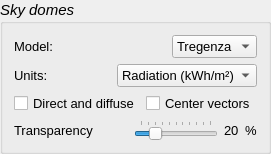
              <widget class="QGroupBox" name="groupBox_sky_domes">
               <property name="sizePolicy">
                <sizepolicy hsizetype="Minimum" vsizetype="Maximum">
                 <horstretch>0</horstretch>
                 <verstretch>0</verstretch>
                </sizepolicy>
               </property>
               <property name="font">
                <font>
                 <pointsize>11</pointsize>
                 <italic>true</italic>
                </font>
               </property>
               <property name="title">
                <string>Sky domes</string>
               </property>
               <layout class="QGridLayout" name="gridLayout_12">
                <item row="0" column="0">
                 <layout class="QVBoxLayout" name="verticalLayout_10">
                  <item>
                   <layout class="QHBoxLayout" name="horizontalLayout_6">
                    <item>
                     <widget class="QLabel" name="label_model">
                      <property name="enabled">
                       <bool>true</bool>
                      </property>
                      <property name="font">
                       <font>
                        <family>Arial</family>
                        <pointsize>10</pointsize>
                        <italic>false</italic>
                       </font>
                      </property>
                      <property name="text">
                       <string>Model:</string>
                      </property>
                     </widget>
                    </item>
                    <item>
                     <spacer name="horizontalSpacer_5">
                      <property name="orientation">
                       <enum>Qt::Horizontal</enum>
                      </property>
                      <property name="sizeHint" stdset="0">
                       <size>
                        <width>40</width>
                        <height>20</height>
                       </size>
                      </property>
                     </spacer>
                    </item>
                    <item>
                     <widget class="QComboBox" name="comboBox_model">
                      <property name="enabled">
                       <bool>true</bool>
                      </property>
                      <property name="font">
                       <font>
                        <family>Arial</family>
                        <pointsize>10</pointsize>
                        <italic>false</italic>
                       </font>
                      </property>
                      <property name="toolTip">
                       <string>Choose between the low-resolution model (Tregenza)
or high-resolution (Reinhart) one.
Keep in mind that the Reinhart model can take 
considerable time to calculate its values.</string>
                      </property>
                      <item>
                       <property name="text">
                        <string>Tregenza</string>
                       </property>
                      </item>
                      <item>
                       <property name="text">
                        <string>Reinhart</string>
                       </property>
                      </item>
                     </widget>
                    </item>
                   </layout>
                  </item>
                  <item>
                   <layout class="QHBoxLayout" name="horizontalLayout_7">
                    <item>
                     <widget class="QLabel" name="label_Units">
                      <property name="enabled">
                       <bool>true</bool>
                      </property>
                      <property name="font">
                       <font>
                        <pointsize>10</pointsize>
                        <italic>false</italic>
                       </font>
                      </property>
                      <property name="text">
                       <string>Units:</string>
                      </property>
                     </widget>
                    </item>
                    <item>
                     <spacer name="horizontalSpacer_8">
                      <property name="orientation">
                       <enum>Qt::Horizontal</enum>
                      </property>
                      <property name="sizeHint" stdset="0">
                       <size>
                        <width>40</width>
                        <height>20</height>
                       </size>
                      </property>
                     </spacer>
                    </item>
                    <item>
                     <widget class="QComboBox" name="comboBox_units">
                      <property name="enabled">
                       <bool>true</bool>
                      </property>
                      <property name="font">
                       <font>
                        <pointsize>10</pointsize>
                        <italic>false</italic>
                       </font>
                      </property>
                      <property name="toolTip">
                       <string>Indicate whether the sky dome should be plotted with
units of total Radiation (kWh/m2) or with units of
average Irradiance (W/m2).</string>
                      </property>
                      <item>
                       <property name="text">
                        <string>Radiation (kWh/m²)</string>
                       </property>
                      </item>
                      <item>
                       <property name="text">
                        <string>Irradiance (W/m²)</string>
                       </property>
                      </item>
                     </widget>
                    </item>
                   </layout>
                  </item>
                  <item>
                   <layout class="QHBoxLayout" name="horizontalLayout_2">
                    <item>
                     <widget class="QCheckBox" name="checkBox_direct_diffuse">
                      <property name="enabled">
                       <bool>true</bool>
                      </property>
                      <property name="font">
                       <font>
                        <pointsize>10</pointsize>
                        <italic>false</italic>
                       </font>
                      </property>
                      <property name="toolTip">
                       <string>Enable it to visualize the direct and diffuse domes values.</string>
                      </property>
                      <property name="text">
                       <string>Direct and diffuse</string>
                      </property>
                     </widget>
                    </item>
                    <item>
                     <widget class="QCheckBox" name="checkBox_center_vectors">
                      <property name="font">
                       <font>
                        <pointsize>10</pointsize>
                        <italic>false</italic>
                       </font>
                      </property>
                      <property name="toolTip">
                       <string>Enable it to visualize the center vector of each dome patch.</string>
                      </property>
                      <property name="text">
                       <string>Center vectors</string>
                      </property>
                     </widget>
                    </item>
                   </layout>
                  </item>
                  <item>
                   <layout class="QHBoxLayout" name="horizontalLayout_10">
                    <item>
                     <widget class="QLabel" name="label_5Transparency">
                      <property name="enabled">
                       <bool>true</bool>
                      </property>
                      <property name="font">
                       <font>
                        <pointsize>10</pointsize>
                        <italic>false</italic>
                       </font>
                      </property>
                      <property name="text">
                       <string>Transparency</string>
                      </property>
                     </widget>
                    </item>
                    <item>
                     <spacer name="horizontalSpacer_9">
                      <property name="orientation">
                       <enum>Qt::Horizontal</enum>
                      </property>
                      <property name="sizeType">
                       <enum>QSizePolicy::Fixed</enum>
                      </property>
                      <property name="sizeHint" stdset="0">
                       <size>
                        <width>35</width>
                        <height>20</height>
                       </size>
                      </property>
                     </spacer>
                    </item>
                    <item>
                     <widget class="QSlider" name="horizontalSlider_transparency">
                      <property name="enabled">
                       <bool>true</bool>
                      </property>
                      <property name="sizePolicy">
                       <sizepolicy hsizetype="MinimumExpanding" vsizetype="Fixed">
                        <horstretch>0</horstretch>
                        <verstretch>0</verstretch>
                       </sizepolicy>
                      </property>
                      <property name="toolTip">
                       <string>Adjust the transparency of the sky domes.</string>
                      </property>
                      <property name="maximum">
                       <number>100</number>
                      </property>
                      <property name="singleStep">
                       <number>10</number>
                      </property>
                      <property name="value">
                       <number>20</number>
                      </property>
                      <property name="orientation">
                       <enum>Qt::Horizontal</enum>
                      </property>
                      <property name="tickPosition">
                       <enum>QSlider::TicksAbove</enum>
                      </property>
                     </widget>
                    </item>
                    <item>
                     <widget class="QLabel" name="label_transp_value">
                      <property name="enabled">
                       <bool>true</bool>
                      </property>
                      <property name="font">
                       <font>
                        <pointsize>10</pointsize>
                        <italic>false</italic>
                       </font>
                      </property>
                      <property name="text">
                       <string>20</string>
                      </property>
                     </widget>
                    </item>
                    <item>
                     <widget class="QLabel" name="label_perc">
                      <property name="font">
                       <font>
                        <pointsize>10</pointsize>
                        <italic>false</italic>
                       </font>
                      </property>
                      <property name="text">
                       <string>%</string>
                      </property>
                     </widget>
                    </item>
                   </layout>
                  </item>
                 </layout>
                </item>
               </layout>
              </widget>
